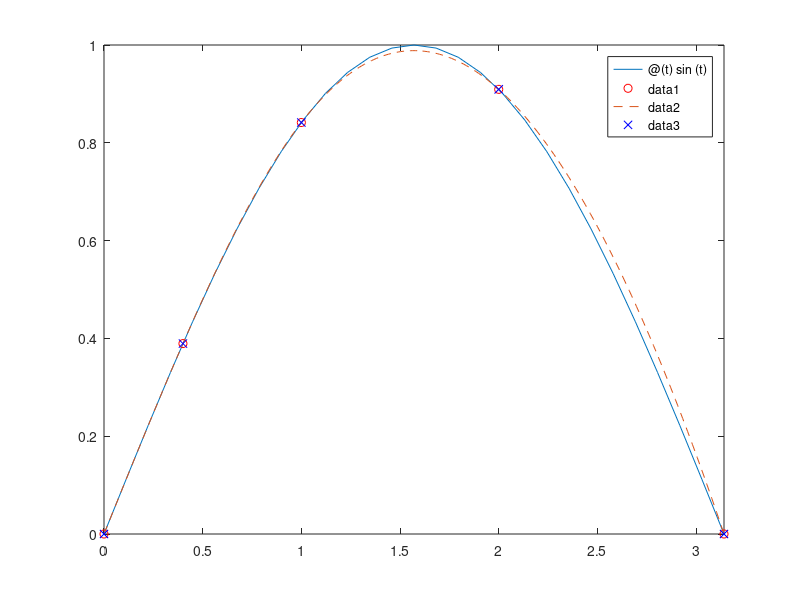

This figure's MATLAB source: (Note: this script raises an error after producing the figure.)
clc;clear;
 
%%y函数部分
x0=[0,0.4,1,2,pi];
y0=sin(x0);
fplot(@(t) sin(t),[0,pi]);
hold on

%原目标点
plot(x0,y0,'ro');
 
%三次分段多项式样条插值
sp1=csapi(x0,y0);
fnplt(sp1,'--');
 
%5次B样条插值
sp2=spapi(5,x0,y0); %k为用户选定的B样条阶次，一般以4和5居多
fnplt(sp2,':')
 
%%f(x)函数部分
x=0:.12:1;
y=(x.^2-3*x+5).*exp(-5*x).*sin(x);
figure;
fplot(@(x) (x.^2-3*x+5).*exp(-5*x).*sin(x),[0,1]),
hold on
plot(x,y,'ro');
sp1=csapi(x,y);
fnplt(sp1,'--');
sp2=spapi(5,x,y);
fnplt(sp2,':')